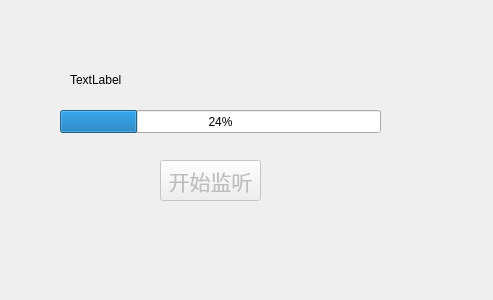
<?xml version="1.0" encoding="UTF-8"?>
<ui version="4.0">
 <class>Widget</class>
 <widget class="QDialog" name="Widget">
  <property name="geometry">
   <rect>
    <x>0</x>
    <y>0</y>
    <width>493</width>
    <height>300</height>
   </rect>
  </property>
  <property name="windowTitle">
   <string>Dialog</string>
  </property>
  <widget class="QPushButton" name="startButton">
   <property name="enabled">
    <bool>false</bool>
   </property>
   <property name="geometry">
    <rect>
     <x>160</x>
     <y>160</y>
     <width>101</width>
     <height>41</height>
    </rect>
   </property>
   <property name="font">
    <font>
     <pointsize>16</pointsize>
    </font>
   </property>
   <property name="text">
    <string>开始监听</string>
   </property>
  </widget>
  <widget class="QProgressBar" name="serverProgressBar">
   <property name="geometry">
    <rect>
     <x>60</x>
     <y>110</y>
     <width>321</width>
     <height>23</height>
    </rect>
   </property>
   <property name="value">
    <number>24</number>
   </property>
  </widget>
  <widget class="QLabel" name="serverStatusLabel">
   <property name="geometry">
    <rect>
     <x>70</x>
     <y>70</y>
     <width>311</width>
     <height>20</height>
    </rect>
   </property>
   <property name="text">
    <string>TextLabel</string>
   </property>
  </widget>
 </widget>
 <resources/>
 <connections/>
</ui>
